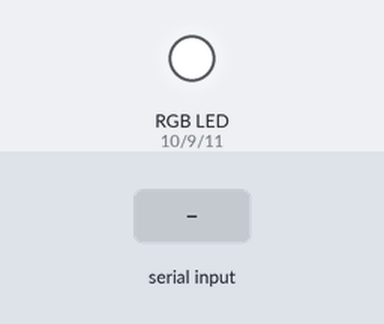
The program below on a simulated Raspberry Pi (BCM pin numbers). Shown: an RGB LED mixed from three pins (HIGH = lit). The inputs (shaded band) are chosen by the test bench. What the program prints to the terminal is not drawn.

Above: at 1.2 s.
1.3 s: "r" typed at the terminal, then Enter
At 2.1 s:
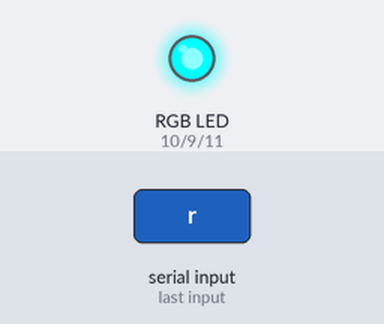
2.8 s: "g" typed at the terminal, then Enter
At 3.2 s:
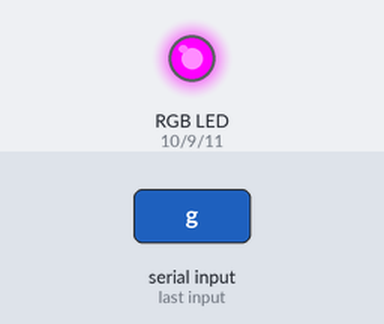
4.3 s: "b" typed at the terminal, then Enter
At 5.6 s:
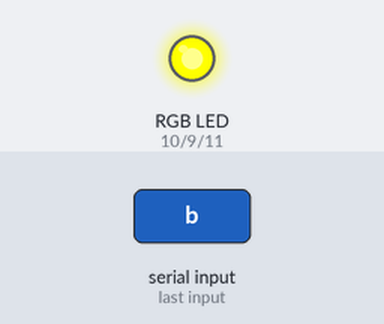
Timing chart, 0 to 7.3 s (numbered marks = the images above; inputs shaded):
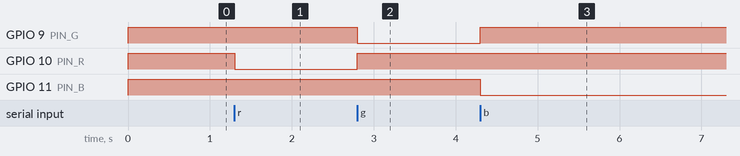

The program:

rpirgbled-02.py
```python
#rpirgbled-02.py
# 키 입력으로 RGB 선택적 On
import RPi.GPIO as GPIO

# RGB 핀 번호
PIN_R = 10  # pin seq:10, no:19
PIN_G = 9   # pin seq:11, no:21
PIN_B = 11  # pin seq:12, no:23

# GPIO 초기화
GPIO.setmode(GPIO.BCM)
GPIO.setwarnings(False)

# LED 공통 핀이 GND인 경우에는 ON이 HIGH, OFF가 LOW
# LED 공통 핀이 +인 경우에는 ON이 LOW, OFF가 HIGH

# LED는 공통핀이 + 인 경우
LED_ON = GPIO.LOW
LED_OFF = GPIO.HIGH

# LED는 공통핀이 GND 인 경우
#LED_ON = GPIO.HIGH
#LED_OFF = GPIO.LOW

# LED 핀 속성 정의
GPIO.setup(PIN_R, GPIO.OUT)
GPIO.setup(PIN_G, GPIO.OUT)
GPIO.setup(PIN_B, GPIO.OUT)

# LED 핀 초기 신호 설정
GPIO.output(PIN_R, LED_OFF)
GPIO.output(PIN_G, LED_OFF)
GPIO.output(PIN_B, LED_OFF)

# 타이틀 메시지 출력
print('> 입력한 Red, Green, Blue led를 On 시킨다.')

try:
    while True:
        req = input('> rgb: ')    # 입력 대기

        # 먼저 모든 등을 Off 시킨다.
        GPIO.output(PIN_R, LED_OFF)
        GPIO.output(PIN_G, LED_OFF)
        GPIO.output(PIN_B, LED_OFF)

        if (len(req)>0):
            # 필요한 등만 On 시킨다.
            for c in req:
                if c == 'r':
                    GPIO.output(PIN_R, LED_ON)
                    print('red on')
                elif c == 'g':
                    GPIO.output(PIN_G, LED_ON)
                    print('green on')
                elif c == 'b':
                    GPIO.output(PIN_B, LED_ON)
                    print('blue on')
        else:
            print('all led off')

except KeyboardInterrupt:       # !중요! CTRL+C 로 종료
    GPIO.cleanup()
```

Measured:
- after the input at 1.3 s, GPIO 10 (PIN_R): HIGH → LOW at once
- after the input at 2.8 s, GPIO 9 (PIN_G): HIGH → LOW at once; GPIO 10 (PIN_R): LOW → HIGH at once
- after the input at 4.3 s, GPIO 9 (PIN_G): LOW → HIGH at once; GPIO 11 (PIN_B): HIGH → LOW at once
